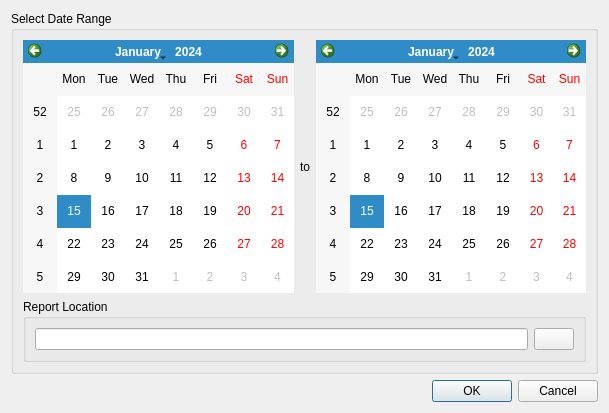
<?xml version="1.0" encoding="UTF-8"?>
<ui version="4.0">
 <class>AuditDetailDialog</class>
 <widget class="QWidget" name="AuditDetailDialog">
  <property name="geometry">
   <rect>
    <x>0</x>
    <y>0</y>
    <width>609</width>
    <height>413</height>
   </rect>
  </property>
  <property name="windowTitle">
   <string>Audit Detail Extraction</string>
  </property>
  <layout class="QVBoxLayout" name="verticalLayout">
   <item>
    <widget class="QGroupBox" name="DateRangeGroupBox">
     <property name="title">
      <string>Select Date Range</string>
     </property>
     <layout class="QVBoxLayout" name="verticalLayout_2">
      <item>
       <layout class="QHBoxLayout" name="DateHorizontalLayout">
        <item>
         <widget class="QCalendarWidget" name="FromDate"/>
        </item>
        <item>
         <widget class="QLabel" name="ToLabel">
          <property name="text">
           <string>to</string>
          </property>
          <property name="scaledContents">
           <bool>false</bool>
          </property>
          <property name="alignment">
           <set>Qt::AlignCenter</set>
          </property>
         </widget>
        </item>
        <item>
         <widget class="QCalendarWidget" name="ToDate"/>
        </item>
       </layout>
      </item>
      <item>
       <widget class="QGroupBox" name="FileGroupBox">
        <property name="title">
         <string>Report Location</string>
        </property>
        <layout class="QVBoxLayout" name="verticalLayout_4">
         <item>
          <layout class="QHBoxLayout" name="horizontalLayout">
           <item>
            <widget class="QLineEdit" name="FileLineEdit"/>
           </item>
           <item>
            <widget class="QPushButton" name="SaveFilePushButton">
             <property name="text">
              <string/>
             </property>
             <property name="icon">
              <iconset resource="../images/openlp-2.qrc">
               <normaloff>:/exports/export_load.png</normaloff>:/exports/export_load.png</iconset>
             </property>
            </widget>
           </item>
          </layout>
         </item>
        </layout>
       </widget>
      </item>
     </layout>
    </widget>
   </item>
   <item>
    <widget class="QDialogButtonBox" name="buttonBox">
     <property name="standardButtons">
      <set>QDialogButtonBox::Cancel|QDialogButtonBox::Ok</set>
     </property>
    </widget>
   </item>
  </layout>
 </widget>
 <resources>
  <include location="../images/openlp-2.qrc"/>
 </resources>
 <connections>
  <connection>
   <sender>buttonBox</sender>
   <signal>accepted()</signal>
   <receiver>AuditDetailDialog</receiver>
   <slot>accept()</slot>
   <hints>
    <hint type="sourcelabel">
     <x>455</x>
     <y>483</y>
    </hint>
    <hint type="destinationlabel">
     <x>445</x>
     <y>575</y>
    </hint>
   </hints>
  </connection>
  <connection>
   <sender>buttonBox</sender>
   <signal>rejected()</signal>
   <receiver>AuditDetailDialog</receiver>
   <slot>close()</slot>
   <hints>
    <hint type="sourcelabel">
     <x>528</x>
     <y>484</y>
    </hint>
    <hint type="destinationlabel">
     <x>526</x>
     <y>531</y>
    </hint>
   </hints>
  </connection>
  <connection>
   <sender>SaveFilePushButton</sender>
   <signal>pressed()</signal>
   <receiver>AuditDetailDialog</receiver>
   <slot>defineOutputLocation()</slot>
   <hints>
    <hint type="sourcelabel">
     <x>538</x>
     <y>419</y>
    </hint>
    <hint type="destinationlabel">
     <x>385</x>
     <y>480</y>
    </hint>
   </hints>
  </connection>
 </connections>
 <slots>
  <slot>accept()</slot>
  <slot>changeFirstService(int)</slot>
  <slot>changeSecondService(int)</slot>
  <slot>changeThirdService(int)</slot>
  <slot>defineOutputLocation()</slot>
 </slots>
</ui>
